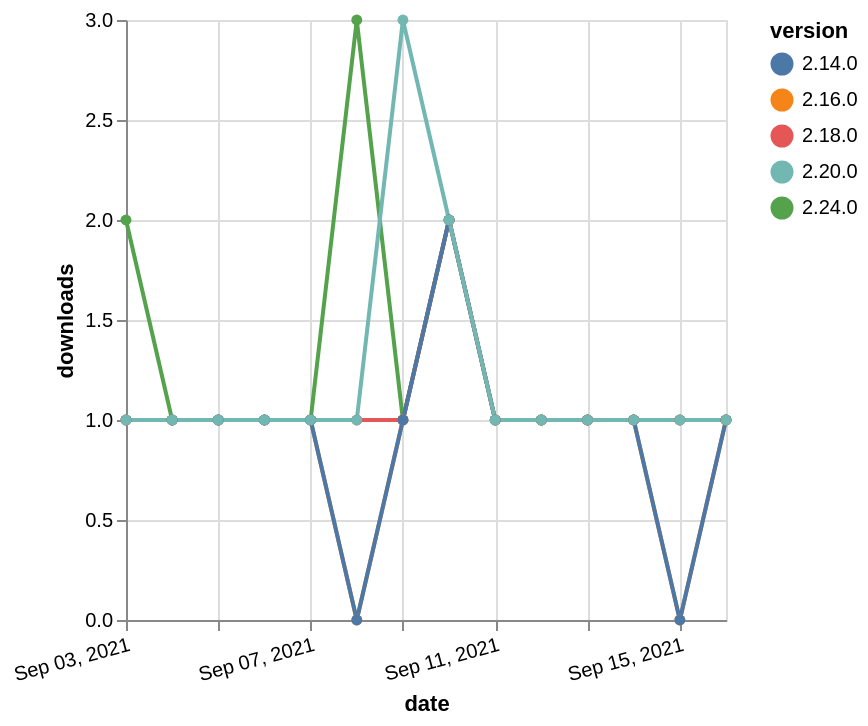

The specification (Vega-Lite) saved for this image:
### Vega-Lite specification from a JSON file in a GitHub repository (floating-point values rounded to 4 significant figures)
{"$schema": "https://vega.github.io/schema/vega-lite/v5.json", "description": "A simple bar chart with embedded data.", "data": {"values": [{"date": "2021-09-03", "total": 207, "delta": 1, "version": "2.16.0"}, {"date": "2021-09-04", "total": 208, "delta": 1, "version": "2.16.0"}, {"date": "2021-09-05", "total": 209, "delta": 1, "version": "2.16.0"}, {"date": "2021-09-06", "total": 210, "delta": 1, "version": "2.16.0"}, {"date": "2021-09-07", "total": 211, "delta": 1, "version": "2.16.0"}, {"date": "2021-09-08", "total": 211, "delta": 0, "version": "2.16.0"}, {"date": "2021-09-09", "total": 212, "delta": 1, "version": "2.16.0"}, {"date": "2021-09-10", "total": 214, "delta": 2, "version": "2.16.0"}, {"date": "2021-09-11", "total": 215, "delta": 1, "version": "2.16.0"}, {"date": "2021-09-12", "total": 216, "delta": 1, "version": "2.16.0"}, {"date": "2021-09-13", "total": 217, "delta": 1, "version": "2.16.0"}, {"date": "2021-09-14", "total": 218, "delta": 1, "version": "2.16.0"}, {"date": "2021-09-15", "total": 218, "delta": 0, "version": "2.16.0"}, {"date": "2021-09-16", "total": 219, "delta": 1, "version": "2.16.0"}, {"date": "2021-09-03", "total": 126, "delta": 2, "version": "2.24.0"}, {"date": "2021-09-04", "total": 127, "delta": 1, "version": "2.24.0"}, {"date": "2021-09-05", "total": 128, "delta": 1, "version": "2.24.0"}, {"date": "2021-09-06", "total": 129, "delta": 1, "version": "2.24.0"}, {"date": "2021-09-07", "total": 130, "delta": 1, "version": "2.24.0"}, {"date": "2021-09-08", "total": 133, "delta": 3, "version": "2.24.0"}, {"date": "2021-09-09", "total": 134, "delta": 1, "version": "2.24.0"}, {"date": "2021-09-10", "total": 136, "delta": 2, "version": "2.24.0"}, {"date": "2021-09-11", "total": 137, "delta": 1, "version": "2.24.0"}, {"date": "2021-09-12", "total": 138, "delta": 1, "version": "2.24.0"}, {"date": "2021-09-13", "total": 139, "delta": 1, "version": "2.24.0"}, {"date": "2021-09-14", "total": 140, "delta": 1, "version": "2.24.0"}, {"date": "2021-09-15", "total": 141, "delta": 1, "version": "2.24.0"}, {"date": "2021-09-16", "total": 142, "delta": 1, "version": "2.24.0"}, {"date": "2021-09-03", "total": 208, "delta": 1, "version": "2.18.0"}, {"date": "2021-09-04", "total": 209, "delta": 1, "version": "2.18.0"}, {"date": "2021-09-05", "total": 210, "delta": 1, "version": "2.18.0"}, {"date": "2021-09-06", "total": 211, "delta": 1, "version": "2.18.0"}, {"date": "2021-09-07", "total": 212, "delta": 1, "version": "2.18.0"}, {"date": "2021-09-08", "total": 213, "delta": 1, "version": "2.18.0"}, {"date": "2021-09-09", "total": 214, "delta": 1, "version": "2.18.0"}, {"date": "2021-09-10", "total": 216, "delta": 2, "version": "2.18.0"}, {"date": "2021-09-11", "total": 217, "delta": 1, "version": "2.18.0"}, {"date": "2021-09-12", "total": 218, "delta": 1, "version": "2.18.0"}, {"date": "2021-09-13", "total": 219, "delta": 1, "version": "2.18.0"}, {"date": "2021-09-14", "total": 220, "delta": 1, "version": "2.18.0"}, {"date": "2021-09-15", "total": 221, "delta": 1, "version": "2.18.0"}, {"date": "2021-09-16", "total": 222, "delta": 1, "version": "2.18.0"}, {"date": "2021-09-03", "total": 265, "delta": 1, "version": "2.14.0"}, {"date": "2021-09-04", "total": 266, "delta": 1, "version": "2.14.0"}, {"date": "2021-09-05", "total": 267, "delta": 1, "version": "2.14.0"}, {"date": "2021-09-06", "total": 268, "delta": 1, "version": "2.14.0"}, {"date": "2021-09-07", "total": 269, "delta": 1, "version": "2.14.0"}, {"date": "2021-09-08", "total": 269, "delta": 0, "version": "2.14.0"}, {"date": "2021-09-09", "total": 270, "delta": 1, "version": "2.14.0"}, {"date": "2021-09-10", "total": 272, "delta": 2, "version": "2.14.0"}, {"date": "2021-09-11", "total": 273, "delta": 1, "version": "2.14.0"}, {"date": "2021-09-12", "total": 274, "delta": 1, "version": "2.14.0"}, {"date": "2021-09-13", "total": 275, "delta": 1, "version": "2.14.0"}, {"date": "2021-09-14", "total": 276, "delta": 1, "version": "2.14.0"}, {"date": "2021-09-15", "total": 276, "delta": 0, "version": "2.14.0"}, {"date": "2021-09-16", "total": 277, "delta": 1, "version": "2.14.0"}, {"date": "2021-09-03", "total": 179, "delta": 1, "version": "2.20.0"}, {"date": "2021-09-04", "total": 180, "delta": 1, "version": "2.20.0"}, {"date": "2021-09-05", "total": 181, "delta": 1, "version": "2.20.0"}, {"date": "2021-09-06", "total": 182, "delta": 1, "version": "2.20.0"}, {"date": "2021-09-07", "total": 183, "delta": 1, "version": "2.20.0"}, {"date": "2021-09-08", "total": 184, "delta": 1, "version": "2.20.0"}, {"date": "2021-09-09", "total": 187, "delta": 3, "version": "2.20.0"}, {"date": "2021-09-10", "total": 189, "delta": 2, "version": "2.20.0"}, {"date": "2021-09-11", "total": 190, "delta": 1, "version": "2.20.0"}, {"date": "2021-09-12", "total": 191, "delta": 1, "version": "2.20.0"}, {"date": "2021-09-13", "total": 192, "delta": 1, "version": "2.20.0"}, {"date": "2021-09-14", "total": 193, "delta": 1, "version": "2.20.0"}, {"date": "2021-09-15", "total": 194, "delta": 1, "version": "2.20.0"}, {"date": "2021-09-16", "total": 195, "delta": 1, "version": "2.20.0"}]}, "width": "container", "mark": {"type": "line", "point": {"filled": true}}, "encoding": {"x": {"field": "date", "type": "temporal", "timeUnit": "yearmonthdate", "title": "date", "axis": {"labelAngle": -15}}, "y": {"field": "delta", "type": "quantitative", "title": "downloads"}, "color": {"field": "version", "type": "nominal"}, "tooltip": {"field": "delta"}}}
